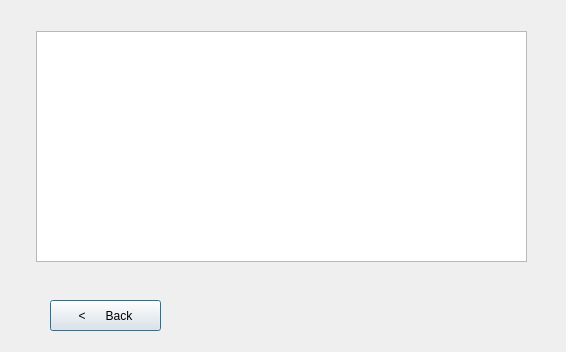
<?xml version="1.0" encoding="UTF-8"?>
<ui version="4.0">
 <class>SeeInventoryWindow</class>
 <widget class="QDialog" name="SeeInventoryWindow">
  <property name="geometry">
   <rect>
    <x>0</x>
    <y>0</y>
    <width>566</width>
    <height>352</height>
   </rect>
  </property>
  <property name="windowTitle">
   <string>Dialog</string>
  </property>
  <widget class="QTableWidget" name="tw_inventory">
   <property name="geometry">
    <rect>
     <x>36</x>
     <y>31</y>
     <width>491</width>
     <height>231</height>
    </rect>
   </property>
  </widget>
  <widget class="QPushButton" name="backButton">
   <property name="geometry">
    <rect>
     <x>50</x>
     <y>300</y>
     <width>111</width>
     <height>31</height>
    </rect>
   </property>
   <property name="text">
    <string>&lt;      Back</string>
   </property>
  </widget>
 </widget>
 <resources/>
 <connections/>
</ui>
